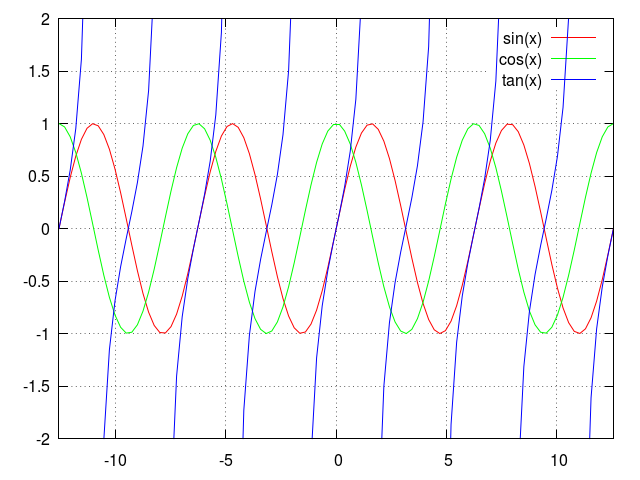

This chart was generated by the following gnuplot code:
load "lib_common.plt"
set xrange [-pi*4:pi*4]
set yrange [-2:2]
plot sin(x), cos(x), tan(x)
